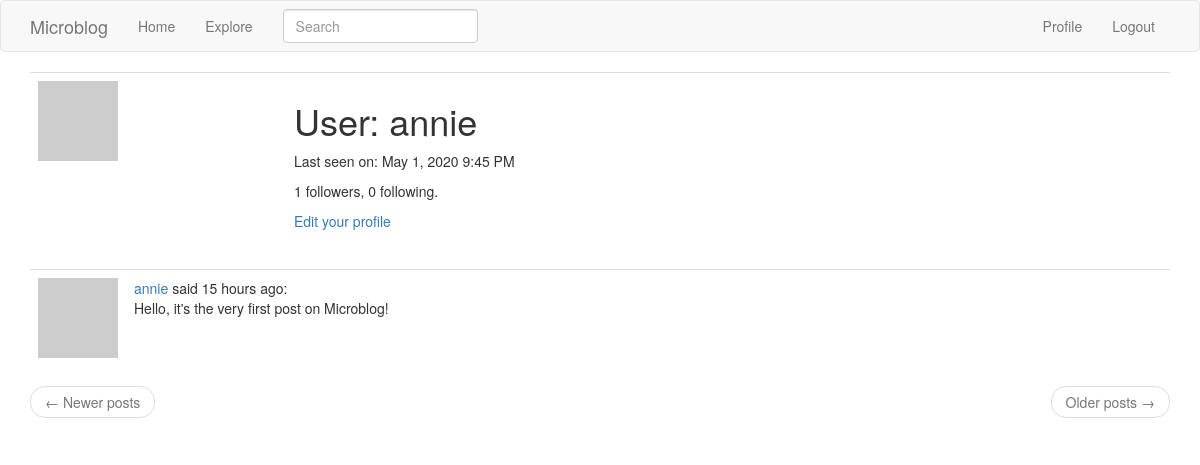
Page /user/annie (signed in) on the earlier database version.
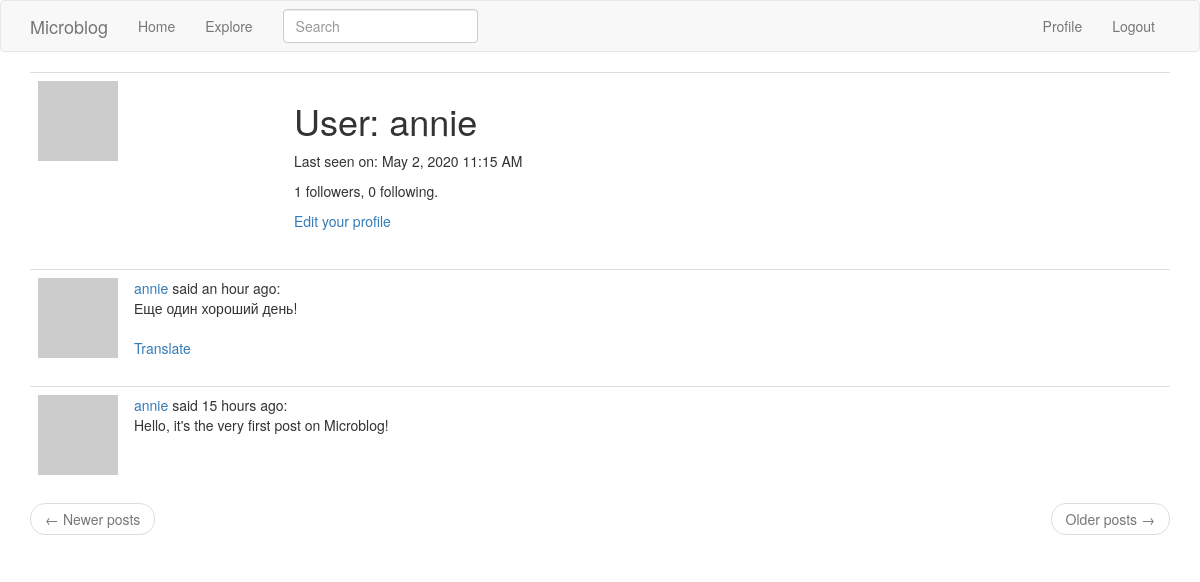
Same page on the later database version.
### app/models.py (models this page shows, shortened)
class User(UserMixin, db.Model):
    id = db.Column(db.Integer, primary_key=True)
    username = db.Column(db.String(64), index=True, unique=True)
    email = db.Column(db.String(120), index=True, unique=True)
    password_hash = db.Column(db.String(128))
    about_me = db.Column(db.String(140))
    last_seen = db.Column(db.DateTime, default=dt.datetime.utcnow)
    posts = db.relationship("Post", backref="author", lazy="dynamic")
    followed = db.relationship(
        "User",
        secondary=followers,
        primaryjoin=(followers.c.follower_id == id),
        secondaryjoin=(followers.c.followed_id == id),
        backref=db.backref("followers", lazy="dynamic"),
        lazy="dynamic",
    )
    def avatar(self, size):
        digest = md5(self.email.lower().encode("utf-8")).hexdigest()
        return "https://www.gravatar.com/avatar/{}?d=identicon&s={}".format(
            digest, size
        )

class SearchableMixin:
    @classmethod
    def before_commit(cls, session):
        session._changes = {
            "add": list(session.new),
            "update": list(session.dirty),
            "delete": list(session.deleted),
        }
    @classmethod
    def after_commit(cls, session):
        for obj in session._changes["add"]:
            if isinstance(obj, SearchableMixin):
                add_to_index(obj.__tablename__, obj)
        for obj in session._changes["update"]:
            if isinstance(obj, SearchableMixin):
                add_to_index(obj.__tablename__, obj)
        for obj in session._changes["delete"]:
            if isinstance(obj, SearchableMixin):
                remove_from_index(obj.__tablename__, obj)
        session._changes = None

class Post(SearchableMixin, db.Model):
    __searchable__ = ["body"]
    id = db.Column(db.Integer, primary_key=True)
    body = db.Column(db.String(140))
    timestamp = db.Column(db.DateTime, index=True, default=dt.datetime.utcnow)
    user_id = db.Column(db.Integer, db.ForeignKey("user.id"), index=True)
    language = db.Column(db.String(5))

### app/main/routes.py (the view)
@bp.route("/user/<username>")
@login_required
def user(username):
    user = User.query.filter_by(username=username).first_or_404()
    page = request.args.get("page", 1, type=int)
    posts = user.posts.order_by(Post.timestamp.desc()).paginate(
        page, current_app.config["POSTS_PER_PAGE"], False
    )
    next_url = (
        url_for("main.user", username=user.username, page=posts.next_num)
        if posts.has_next
        else None
    )
    prev_url = (
        url_for("main.user", username=user.username, page=posts.prev_num)
        if posts.has_prev
        else None
    )
    return render_template(
        "user.html", user=user, posts=posts.items, next_url=next_url, prev_url=prev_url
    )

### app/main/forms.py
class SearchForm(FlaskForm):
    q = StringField(_l("Search"), validators=[DataRequired()])
    def __init__(self, *args, **kwargs):
        if "formdata" not in kwargs:
            kwargs["formdata"] = request.args
        if "csrf_enabled" not in kwargs:
            kwargs["csrf_enabled"] = False
        super(SearchForm, self).__init__(*args, **kwargs)

### app/main/routes.py (called while the page is built)
@bp.before_app_request
def before_request():
    if current_user.is_authenticated:
        current_user.last_seen = datetime.utcnow()
        db.session.commit()
        g.search_form = SearchForm()
    g.locale = str(get_locale())

### app/models.py (called while the page is built)
@login_manager.user_loader
def load_user(id):
    return User.query.get(int(id))

### app/templates/user.html (shortened to what this page needs)
{% extends "base.html" %}
{% block app_content %}
    <table class="table table-hover">
        <tr>
            <td width="256px"><img src="{{ user.avatar(256) }}"></td>
            <td>
                <h1>User: {{ user.username }}</h1>
                {% if user.last_seen %}
                    <p>Last seen on: {{ moment(user.last_seen).format('LLL') }}</p>
                {% endif %}
                <p>{{ user.followers.count() }} followers, {{ user.followed.count() }} following.</p>
                {% if user == current_user %}
                    <p><a href="{{ url_for('main.edit_profile') }}">Edit your profile</a></p>
                {% elif not current_user.is_following(user) %}
                    <p><a href="{{ url_for('main.follow', username=user.username) }}">Follow</a></p>
                {% else %}
                    <p><a href="{{ url_for('main.unfollow', username=user.username) }}">Unfollow</a></p>
                {% endif %}
            </td>
        </tr>
    </table>
    {% for post in posts %}
        {% include '_post.html' %}
    {% endfor %}
    <nav aria-label="...">
        <ul class="pager">
            <li class="previous{% if not prev_url %} disabled{% endif %}">
                <a href="{{ prev_url or '#' }}">
                    <span aria-hidden="true">&larr;</span> Newer posts
                </a>
            </li>
            <li class="next{% if not next_url %} disabled{% endif %}">
                <a href="{{ next_url or '#' }}">
                    Older posts <span aria-hidden="true">&rarr;</span>
                </a>
            </li>
        </ul>
    </nav>
{% endblock %}

### app/templates/base.html (shortened to what this page needs)
{% extends 'bootstrap/base.html' %}
{% block navbar %}
    <nav class="navbar navbar-default">
        <div class="container">
            <div class="navbar-header">
                <a class="navbar-brand" href="{{ url_for('main.index') }}">Microblog</a>
            </div>
            <div class="collapse navbar-collapse" id="bs-example-navbar-collapse-1">
                <ul class="nav navbar-nav">
                    <li><a href="{{ url_for('main.index') }}">Home</a></li>
                    <li><a href="{{ url_for('main.explore') }}">Explore</a></li>
                </ul>
                {% if g.search_form %}
                    <form
                        class="navbar-form navbar-left"
                        method="get"
                        action="{{ url_for('main.search') }}"
                    >
                        <div class="form-group">
                            {{ g.search_form.q(size=20, class='form-control',
                                placeholder=g.search_form.q.label.text) }}
                        </div>
                    </form>
                {% endif %}
                <ul class="nav navbar-nav navbar-right">
                    {% if current_user.is_anonymous %}
                        <li><a href="{{ url_for('auth.login') }}">Login</a></li>
                    {% else %}
                        <li><a href="{{ url_for('main.user', username=current_user.username) }}">Profile</a></li>
                        <li><a href="{{ url_for('auth.logout') }}">Logout</a></li>
                    {% endif %}
                </ul>
            </div>
        </div>
    </nav>
{% endblock %}
{% block content %}
    <div class="container">
        {% block app_content %}{% endblock %}
    </div>
{% endblock %}

### app/templates/_post.html (shortened to what this page needs)
<table class="table table-hover">
    <tr>
        <td width="70px">
            <a href="{{ url_for('main.user', username=post.author.username) }}">
                <img src="{{ post.author.avatar(70) }}" />
            </a>
        </td>
        <td>
            {{ _('%(username)s said %(when)s', username=user_link, when=moment(post.timestamp).fromNow()) }}:
            <br>
            <span id="post{{ post.id }}">{{ post.body }}</span>
            {% if post.language and post.language != g.locale %}
                <br><br>
                <span id="translation{{ post.id }}">
                    <a href="javascript:translate(
                        '#post{{ post.id }}',
                        '#translation{{ post.id }}',
                        '{{ post.language }}',
                        '{{ g.locale }}');"
                    >{{ _('Translate') }}</a>
                </span>
            {% endif %}
        </td>
    </tr>
</table>

Differences in the rows shown:
changed User "annie": last_seen "May 1, 2020 9:45 PM" → "May 2, 2020 11:15 AM"
added Post: body "Еще один хороший день!"
